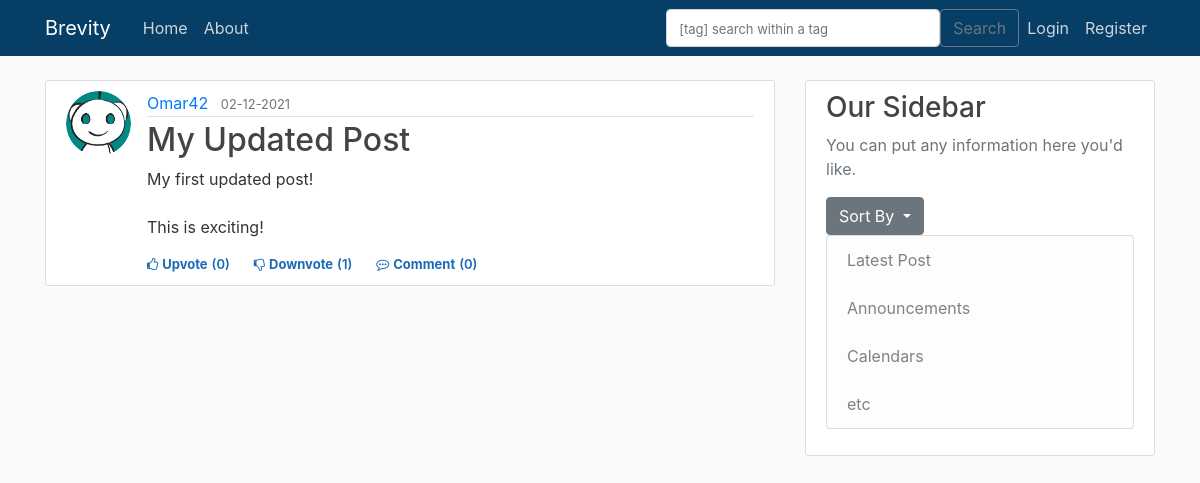
/post/1, run on an earlier commit of the app's database.
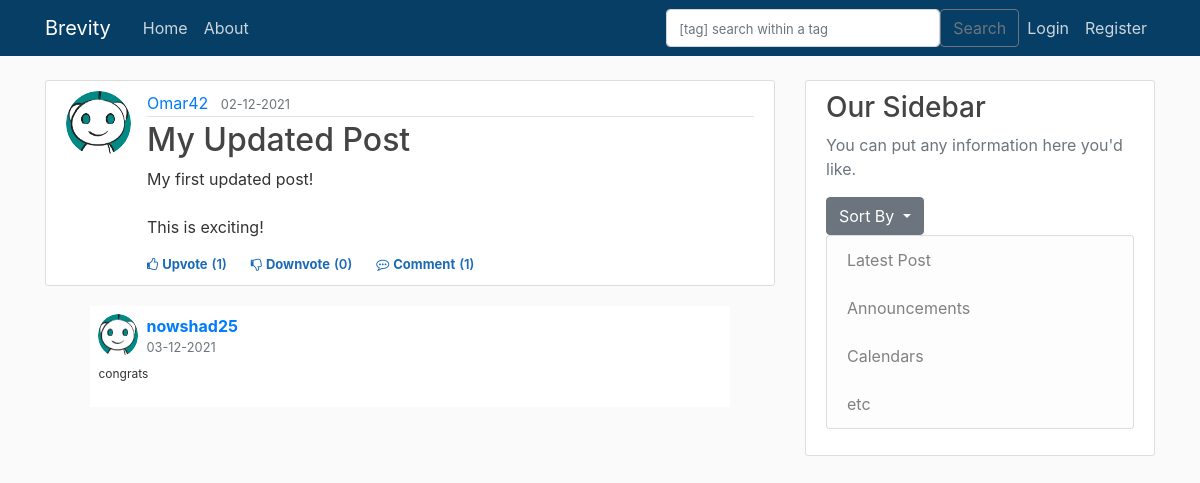
And on a later commit of the database.
### brevity/models.py (models this page shows, shortened)
class Comment(db.Model):
    id = db.Column(db.Integer, nullable=False, primary_key = True)
    date_posted = db.Column(db.DateTime, nullable=False, default=datetime.utcnow)
    content = db.Column(db.Text, nullable=False)
    user_id = db.Column(db.Integer, db.ForeignKey('user.id'))
    post_id = db.Column(db.Integer, db.ForeignKey('post.id'))

class User(db.Model, UserMixin):
    id = db.Column(db.Integer, primary_key=True)
    username = db.Column(db.String(20), unique=True, nullable=False)
    email = db.Column(db.String(120), unique=True, nullable=False)
    image_file = db.Column(db.String(20), nullable=False, default='default.jpg')
    password = db.Column(db.String(60), nullable=False)
    posts = db.relationship('Post', backref='author', lazy=True)                    #By default SQLAlchemy guess the relationship to be one to many as posts returns a list of post.
    upvoted = db.relationship('Upvote', foreign_keys='Upvote.user_id', backref='user', lazy='dynamic')
    downvoted = db.relationship('Downvote', foreign_keys='Downvote.user_id', backref='user', lazy='dynamic')
    commented = db.relationship('Comment', backref='author', lazy=True)

### brevity/posts/routes.py (the view)
@posts.route("/post/<int:post_id>", methods=['GET', 'POST'])            #'int:' imposes that post_id must be int.
def post(post_id):
    form = CommentForm()
    post = Post.query.get_or_404(post_id)                               #get(id) is used to query the db through Primary key.
    comments = Comment.query.filter_by(post_id = post_id)
    if form.validate_on_submit():
        comment = Comment(content=form.content.data, author=current_user, post_id=post_id)
        db.session.add(comment)
        db.session.commit()
        flash('Your comment has been posted', 'success')
        return redirect(url_for('posts.post', post_id=post.id))
    return render_template('post.html', title="post.title",form = form, post=post, comments = comments)

### brevity/posts/forms.py
class CommentForm(FlaskForm):
    content = TextAreaField('Content', validators=[DataRequired()])
    submit = SubmitField('Comment')

### brevity/templates/post.html (shortened to what the changed rows need)
{% extends "layout.html" %}
{% block content %}
    <article class="media content-section">
        <div class="media-body">
            <h2 class="article-title">{{ post.title }}</h2>
            <div>
                {% if current_user.is_authenticated %}
                    <div class="d-flex flex-row fs-12" id="vote{{post.id}}">
                        {% if not current_user.has_upvoted_post(post) %}
                            <div class="like cursor votestyle vote" post_id="{{post.id}}" action="upvote"><i class="fa fa-thumbs-o-up"></i><span class="ml-1">Upvote</span></div>
                            <div class="like vote_count" ><span class="ml-1 mr-4">({{post.upvotes.count()}})</span></div>
                        {% else %}
                            <div class="like cursor upvotedstyle vote" post_id="{{post.id}}" action="upvote"><i class="fa fa-thumbs-o-up"></i><span class="ml-1">Upvoted</span></div>
                            <div class="like upvoted_count" ><span class="ml-1 mr-4">({{post.upvotes.count()}})</span></div>
                        {% endif %}
                        {% if not current_user.has_downvoted_post(post) %}
                            <div class="like downvotecursor votestyle vote" post_id="{{post.id}}" action="downvote"><i class="fa fa-thumbs-o-down"></i><span class="ml-1">Downvote</span></div>
                            <div class="like vote_count"><span class="ml-1 mr-4">({{post.downvotes.count()}})</span></div>
                        {% else %}
                            <div class="like downvotecursor downvotedstyle vote" post_id="{{post.id}}" action="downvote"><i class="fa fa-thumbs-o-down"></i><span class="ml-1">Downvoted</span></div>
                            <div class="like downvoted_count"><span class="ml-1 mr-4">({{post.downvotes.count()}})</span></div>
                        {% endif %}
                        <div class="like cursor comment"><i class="fa fa-commenting-o"></i><span class="ml-1"><a class="mr-1 like cursor comment" href="{{ url_for('posts.post', post_id=post.id) }}">Comment</a></span></div>
                        <div class="like comment_count"><span class="ml-0">({{post.comments.count()}})</span></div>
                    </div>
                {% else %}
                    <div class="d-flex flex-row fs-12">
                        <div class="like cursor unauthorised_upvote"><i class="fa fa-thumbs-o-up"></i><span class="ml-1"><a class="like cursor unauthorised_upvote" href="{{ url_for('posts.vote_action', post_id=post.id, action='unauthorized_upvote')}}">Upvote</a></span></div>
                        <div class="like vote_count" ><span class="ml-1 mr-4">({{post.upvotes.count()}})</span></div>
                        <div class="like downvotecursor unauthorised_downvote"><i class="fa fa-thumbs-o-down"></i><span class="ml-1"><a class="like downvotecursor unauthorised_downvote" href="{{ url_for('posts.vote_action', post_id=post.id, action='unauthorized_downvote')}}">Downvote</a></span></div>
                        <div class="like vote_count"><span class="ml-1 mr-4">({{post.downvotes.count()}})</span></div>
                        <div class="like cursor comment"><i class="fa fa-commenting-o"></i><span class="ml-1"><a class="mr-1 like cursor comment" href="{{ url_for('posts.post', post_id=post.id) }}">Comment</a></span></div>
                        <div class="like comment_count"><span class="ml-0">({{post.comments.count()}})</span></div>
                    </div>
                {% endif %}
            </div>
        </div>
    </article>
    {% for comment in comments %}
    <div class="container mt-1">
        <div class="d-flex justify-content-center row">
            <div class="col-md-11">
                <div class="d-flex flex-column comment-section">
                    <div class="bg-white p-2">
                        <div class="d-flex flex-row user-info"><img class="rounded-circle" src="{{ url_for('static', filename = 'profile_pics/' + comment.author.image_file)}}" width="40">
                            <div class="d-flex flex-column justify-content-start ml-2"><span class="d-block font-weight-bold name">{{comment.author.username}}</span><small class="text-muted">{{comment.date_posted.strftime('%d-%m-%Y')}}</small></div>
                        </div>
                        <div class="mt-2">
                            <p class="comment-text">{{comment.content}}</p>
                        </div>
                    </div>
                </div>
            </div>
        </div>
    </div>
    {% endfor %}
{% endblock content %}

What changed in the data, as far as the page shows it:
added Comment: image_file (placeholder picture), author.username "nowshad25", date_posted "03-12-2021", content "congrats"
Also different on the page:
{{ post.upvotes.count() }}: "0" → "1"
{{ post.downvotes.count() }}: "1" → "0"
{{ post.comments.count() }}: "0" → "1"
